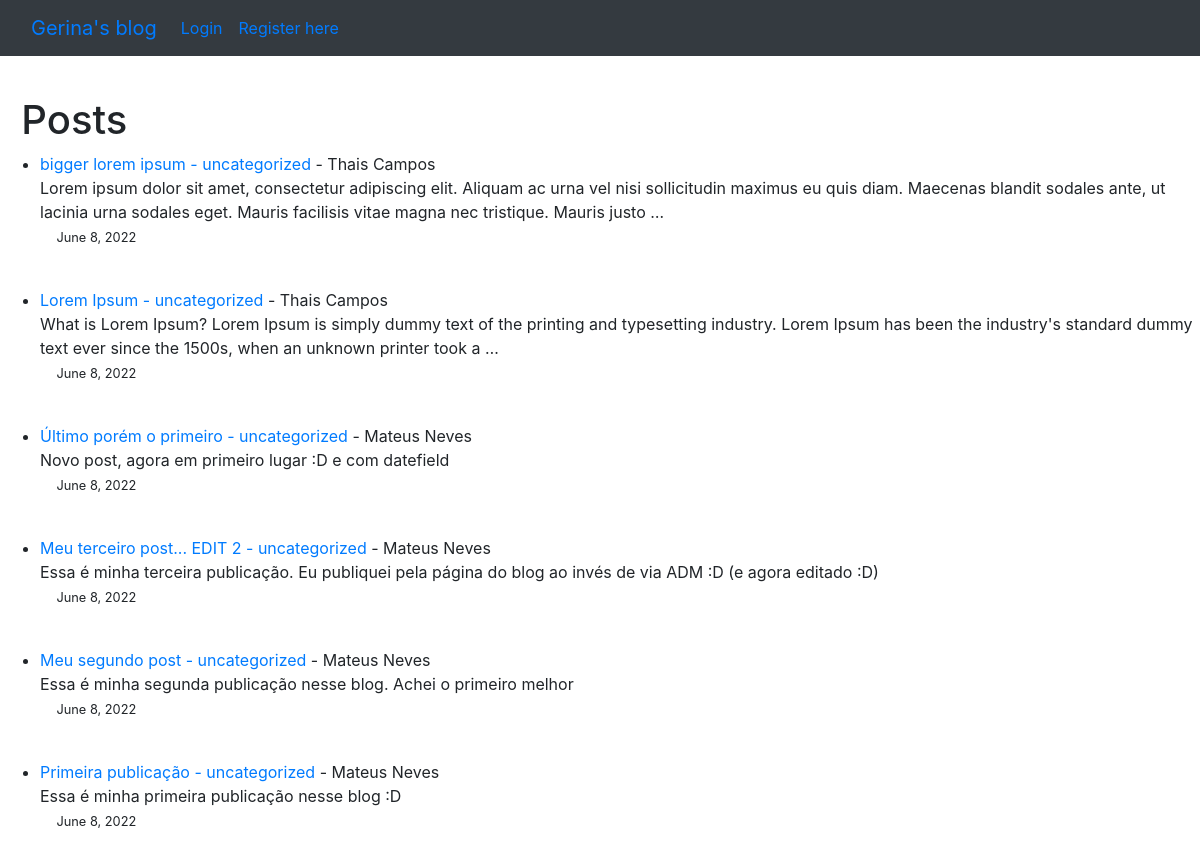
The app's page /, older data.
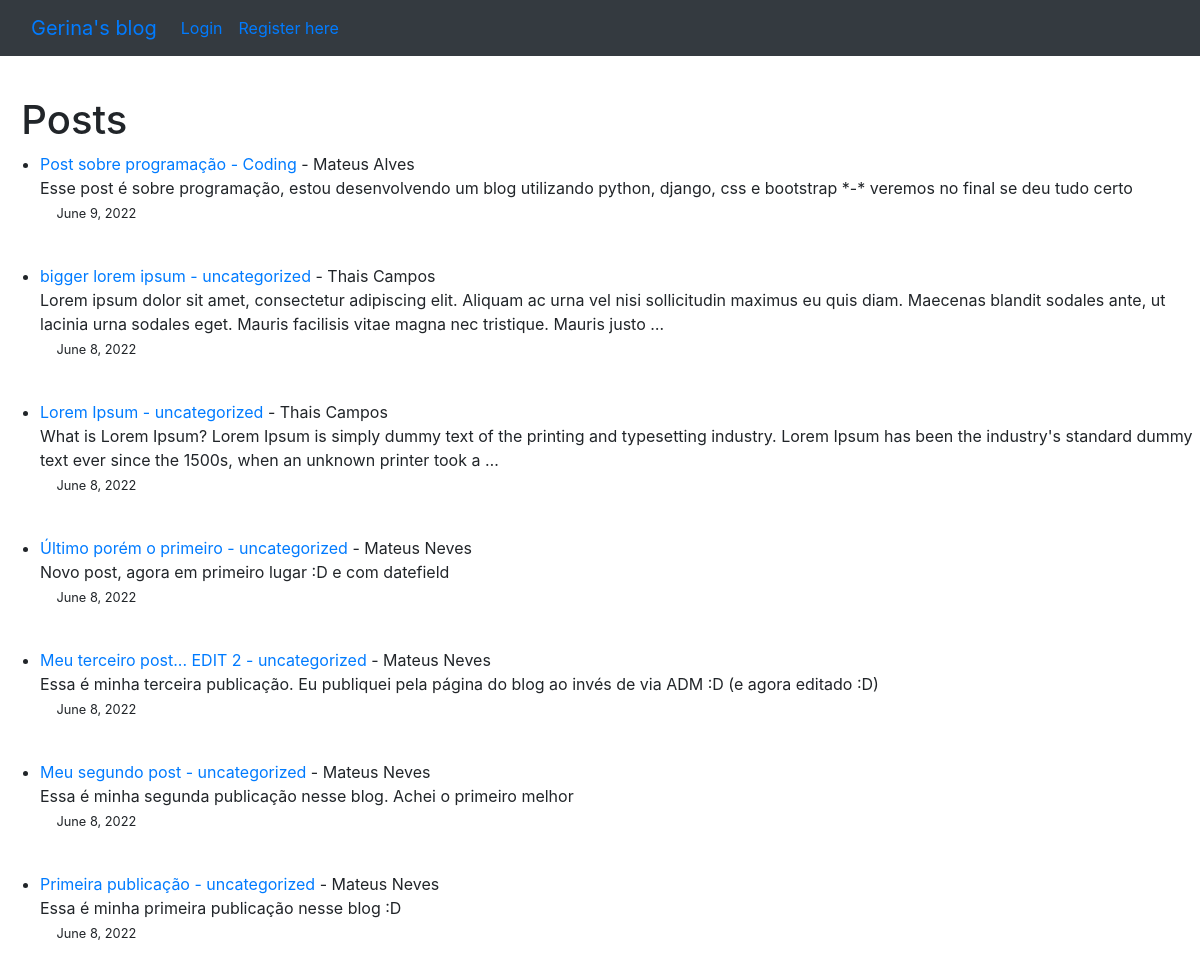
The same page, newer data.
### theblog/models.py (models this page shows, shortened)
class Post(models.Model):
    title = models.CharField(max_length=255)
    author = models.ForeignKey(User, on_delete=models.CASCADE)
    body = models.TextField()
    title_tag = models.CharField(max_length=255, default=title)
    post_date = models.DateField(auto_now_add=True)
    category = models.CharField(max_length=255, default='uncategorized')

### theblog/views.py (the view)
# urls.py: path('', HomeView.as_view(), name='home'),
class HomeView(ListView):
    model = Post
    template_name = 'home.html'
    ordering = ['-id']

### theblog/templates/home.html
   {% extends 'base.html'%}
    {% block content %}
<p>
   <h1>&nbsp; Posts </h1>
    <ul>
    {% if user.is_authenticated %}
        {% for post in object_list %}
        <li>   <div class="table"><a href="{%url 'article-detail' post.pk%}">{{ post.title }}</a> - <a href="{% url 'category' post.category%}"> {{post.category }} </a> - {{post.author.first_name}}
        {{ post.author.last_name }} <br>
        {{ post.body|truncatewords:35 }}<br>
        <small><a style="display:inline" class="nav-link" href="{% url 'update_post' post.pk %}">Edit</a></small>
        <small><a style="display:inline" class="nav-link" href="{% url 'delete_post' post.pk %}">Delete</a></small><br>
        <small>&emsp;&nbsp;{{ post.post_date }}</small></div>
    </li>
        <br>
    {% endfor %}
    {% else %}
        {% for post in object_list %}
    <li>   <div class="table"><a href="{%url 'article-detail' post.pk%}">{{ post.title }} - {{ post.category }} </a> - {{post.author.first_name}}
        {{ post.author.last_name }} <br>
        {{ post.body|truncatewords:35|safe }}<br>
        <small>&emsp;&nbsp;{{ post.post_date }}</small></div>
    </li>
        <br>
    {% endfor %}
    {% endif %}
    </ul>
    {%endblock%}

### theblog/templates/base.html (shortened to what this page needs)
<!doctype html>
<html lang="en">
  <head>
    <link rel="stylesheet" href="https://cdn.jsdelivr.net/npm/bootstrap@4.4.1/dist/css/bootstrap.min.css">
  </head>
  <body>
  <nav class="navbar navbar-expand-lg bg-dark">
  <div class="container-fluid">
    <a class="navbar-brand" href="{% url 'home' %}">Gerina's blog</a>
    <div class="collapse navbar-collapse" id="navbarSupportedContent">
      <ul class="navbar-nav me-auto mb-2 mb-lg-0">
        {% if user.is_authenticated %}
          <li class="nav-item">
            <a class="nav-link" href="{% url 'add_post' %}">Create a new post</a>
          </li>
           <li class="nav-item">
          <a class="nav-link" href="{% url 'add_category' %}">New blog category</a>
          </li>
          <li class="nav-item">
            <a class="nav-link" href="{% url 'logout' %}">Logout</a>
          </li>
        {% else %}
        <li class="nav-item">
          <a class="nav-link" href="{% url 'login' %}">Login</a>
        </li>
         <li class="nav-item">
          <a class="nav-link" href="{% url 'register' %}">Register here</a>
        </li>
        {% endif %}
      </ul>
    </div>
  </div>
</nav>
  <br>
    {%block content%}
    {%endblock%}
  </body>
</html>

Row changes from the older to the newer data that the page shows:
added Post: title "Post sobre programação", category "Coding", author.first_name "Mateus", author.last_name "Alves", body "Esse post é sobre programação, estou desenvolvendo um blog utilizando python, django, css e bootstrap *-* veremos no final se deu tudo certo", post_date "June 9, 2022"
